Frame 1 (no input): blank canvas, image omitted
Frame 60 (the mouse pressed at the canvas centre just before this capture): blank canvas, image omitted
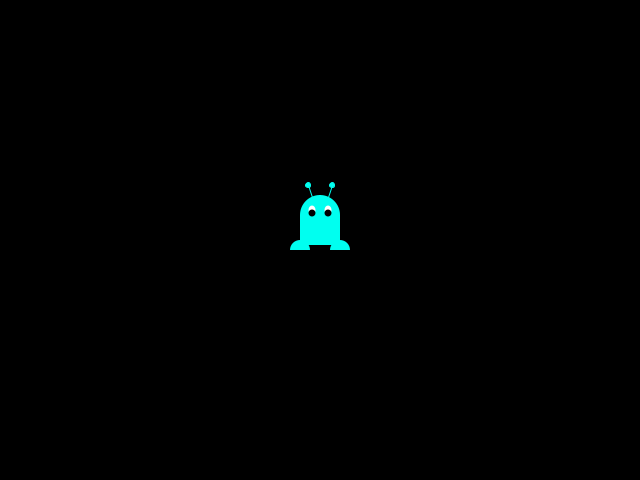
Frame 120 (the mouse held since frame 60 and released just before this capture)

The Processing sketch whose frames 1 and 60 were blank and that drew this single picture after the mouse press (run headless with seeded random() and noise(); from frame 60 on, the mouse is pressed at the canvas centre):

// Processing sketch: processing_49109
// ── processing_49109.pde

void setup() {
  size(640,480);
  noCursor();
  smooth();
  frameRate(30);
}

void draw() {
  
  //basics
  background(0,0,0);
  ellipseMode(CENTER);
  rectMode(CENTER);
  
  //head
  fill(0,mouseX,mouseY);
  noStroke();
  arc(mouseX,mouseY-25,40,40,PI,PI+PI);
  
  //body
  fill(0,mouseX,mouseY);
  noStroke();
  rect(mouseX,mouseY-10,40,30);
  
  //eyes
  fill(255);
  ellipse(mouseX+8,mouseY-30,7,9);
  ellipse(mouseX-8,mouseY-30,7,9);
  fill(0);
  ellipse(mouseX+8,mouseY-27,7,7);
  ellipse(mouseX-8,mouseY-27,7,7);
  
  //feet
  fill(0,mouseX,mouseY);
  noStroke();
  arc(mouseX+20,mouseY+10,20,20,PI,PI+PI);
  arc(mouseX-20,mouseY+10,20,20,PI,PI+PI);
  
  //antenea
  stroke(0,mouseX,mouseY);
  line(mouseX+8,mouseY-43,pmouseX+12,pmouseY-55);
  line(mouseX-8,mouseY-43,pmouseX-12,pmouseY-55);
  ellipse(pmouseX+12,pmouseY-55,5,5);
  ellipse(pmouseX-12,pmouseY-55,5,5);
}
